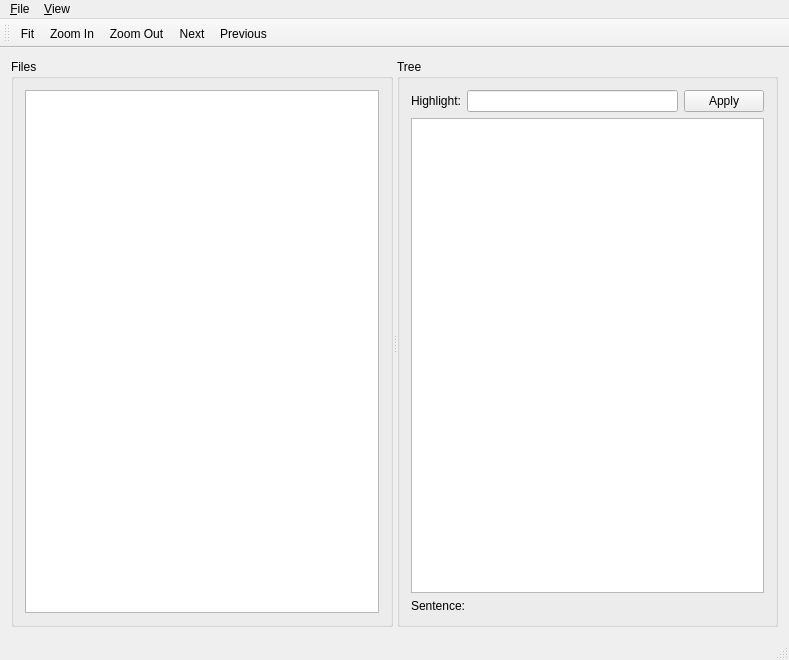
<?xml version="1.0" encoding="UTF-8"?>
<ui version="4.0">
 <class>DactMainWindow</class>
 <widget class="QMainWindow" name="DactMainWindow">
  <property name="geometry">
   <rect>
    <x>0</x>
    <y>0</y>
    <width>789</width>
    <height>660</height>
   </rect>
  </property>
  <property name="windowTitle">
   <string>Dact</string>
  </property>
  <widget class="QWidget" name="centralWidget">
   <layout class="QVBoxLayout" name="verticalLayout_3">
    <item>
     <widget class="QSplitter" name="splitter">
      <property name="orientation">
       <enum>Qt::Horizontal</enum>
      </property>
      <widget class="QGroupBox" name="groupBox">
       <property name="title">
        <string>Files</string>
       </property>
       <layout class="QVBoxLayout" name="verticalLayout">
        <item>
         <widget class="QListWidget" name="fileListWidget"/>
        </item>
       </layout>
      </widget>
      <widget class="QGroupBox" name="groupBox_2">
       <property name="title">
        <string>Tree</string>
       </property>
       <layout class="QVBoxLayout" name="verticalLayout_2">
        <item>
         <layout class="QGridLayout" name="gridLayout">
          <item row="0" column="2">
           <widget class="QLineEdit" name="queryLineEdit"/>
          </item>
          <item row="0" column="1">
           <widget class="QLabel" name="label">
            <property name="text">
             <string>Highlight:</string>
            </property>
           </widget>
          </item>
          <item row="0" column="3">
           <widget class="QPushButton" name="applyPushButton">
            <property name="text">
             <string>Apply</string>
            </property>
           </widget>
          </item>
         </layout>
        </item>
        <item>
         <widget class="QGraphicsView" name="treeGraphicsView"/>
        </item>
        <item>
         <layout class="QHBoxLayout" name="horizontalLayout">
          <item>
           <widget class="QLabel" name="label_1">
            <property name="sizePolicy">
             <sizepolicy hsizetype="Preferred" vsizetype="Preferred">
              <horstretch>0</horstretch>
              <verstretch>0</verstretch>
             </sizepolicy>
            </property>
            <property name="text">
             <string>Sentence:</string>
            </property>
           </widget>
          </item>
          <item>
           <widget class="QLabel" name="sentenceLabel">
            <property name="sizePolicy">
             <sizepolicy hsizetype="Expanding" vsizetype="Preferred">
              <horstretch>0</horstretch>
              <verstretch>0</verstretch>
             </sizepolicy>
            </property>
            <property name="text">
             <string/>
            </property>
           </widget>
          </item>
         </layout>
        </item>
       </layout>
      </widget>
     </widget>
    </item>
   </layout>
  </widget>
  <widget class="QMenuBar" name="menuBar">
   <property name="geometry">
    <rect>
     <x>0</x>
     <y>0</y>
     <width>789</width>
     <height>25</height>
    </rect>
   </property>
   <widget class="QMenu" name="menu_File">
    <property name="title">
     <string>&amp;File</string>
    </property>
    <addaction name="action_Quit"/>
   </widget>
   <widget class="QMenu" name="menuView">
    <property name="title">
     <string>&amp;View</string>
    </property>
    <addaction name="previousAction"/>
    <addaction name="nextAction"/>
    <addaction name="separator"/>
    <addaction name="actionFit"/>
    <addaction name="zoomInAction"/>
    <addaction name="zoomOutAction"/>
   </widget>
   <addaction name="menu_File"/>
   <addaction name="menuView"/>
  </widget>
  <widget class="QToolBar" name="mainToolBar">
   <property name="toolButtonStyle">
    <enum>Qt::ToolButtonTextUnderIcon</enum>
   </property>
   <attribute name="toolBarArea">
    <enum>TopToolBarArea</enum>
   </attribute>
   <attribute name="toolBarBreak">
    <bool>false</bool>
   </attribute>
   <addaction name="actionFit"/>
   <addaction name="zoomInAction"/>
   <addaction name="zoomOutAction"/>
   <addaction name="nextAction"/>
   <addaction name="previousAction"/>
  </widget>
  <widget class="QStatusBar" name="statusBar"/>
  <action name="action_Quit">
   <property name="text">
    <string>&amp;Quit</string>
   </property>
   <property name="shortcut">
    <string>Ctrl+Q</string>
   </property>
  </action>
  <action name="actionFit">
   <property name="text">
    <string>Fit</string>
   </property>
   <property name="toolTip">
    <string>Fit the tree to the tree view</string>
   </property>
   <property name="shortcut">
    <string>Ctrl+F</string>
   </property>
  </action>
  <action name="zoomInAction">
   <property name="text">
    <string>Zoom In</string>
   </property>
   <property name="shortcut">
    <string>Ctrl++</string>
   </property>
  </action>
  <action name="zoomOutAction">
   <property name="text">
    <string>Zoom Out</string>
   </property>
   <property name="shortcut">
    <string>Ctrl+-</string>
   </property>
  </action>
  <action name="nextAction">
   <property name="text">
    <string>Next</string>
   </property>
   <property name="shortcut">
    <string>Ctrl+N</string>
   </property>
  </action>
  <action name="previousAction">
   <property name="text">
    <string>Previous</string>
   </property>
   <property name="shortcut">
    <string>Ctrl+P</string>
   </property>
  </action>
 </widget>
 <layoutdefault spacing="6" margin="11"/>
 <resources/>
 <connections>
  <connection>
   <sender>action_Quit</sender>
   <signal>activated()</signal>
   <receiver>DactMainWindow</receiver>
   <slot>close()</slot>
   <hints>
    <hint type="sourcelabel">
     <x>-1</x>
     <y>-1</y>
    </hint>
    <hint type="destinationlabel">
     <x>394</x>
     <y>329</y>
    </hint>
   </hints>
  </connection>
 </connections>
</ui>
